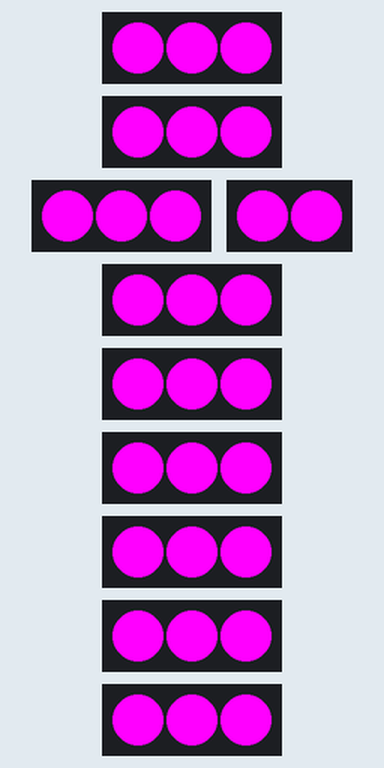
Simulated run of this sketch. Board: Arduino Uno, built with avr-gcc and run on an emulated ATmega328P. Shown: 9 × 3 RGB LEDs in strip order, left to right, 2 RGB LEDs in strip order, left to right. What the sketch prints to the serial monitor is not drawn.

Above: at 0.2 s.
At 1.7 s:
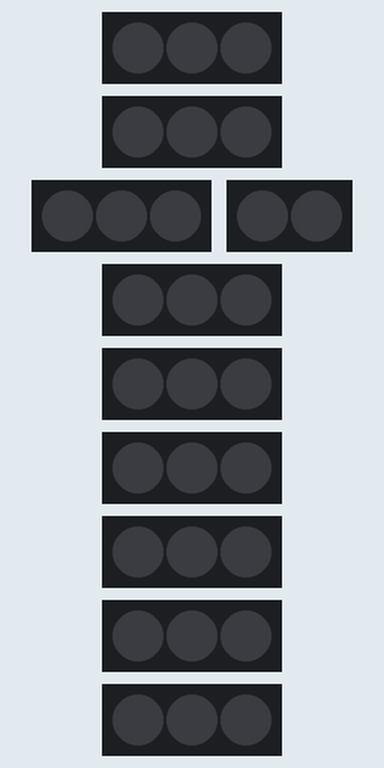
Timing chart, 0 to 3.0 s (numbered marks = the images above):
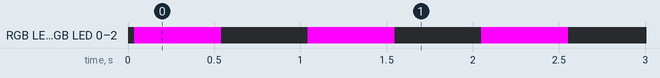

The sketch:

alphaGame.ino
```cpp
#include <CapacitiveSensor.h>
#include <Adafruit_NeoPixel.h>
#include "StopWatch.h"

#define pinPortA1 10
#define pinPortB1 13
#define pinPortC1 12
#define pinPortD1 11
#define pinPortE1 9

#define pinPortA2 7
#define pinPortB2 4
#define pinPortC2 5
#define pinPortD2 6
#define pinPortE2 8

const int numPixels = 3;

Adafruit_NeoPixel pixelA1 = Adafruit_NeoPixel(numPixels, pinPortA1, NEO_GRB + NEO_KHZ800);
Adafruit_NeoPixel pixelB1 = Adafruit_NeoPixel(numPixels, pinPortB1, NEO_GRB + NEO_KHZ800);
Adafruit_NeoPixel pixelC1 = Adafruit_NeoPixel(numPixels, pinPortC1, NEO_GRB + NEO_KHZ800);
Adafruit_NeoPixel pixelD1 = Adafruit_NeoPixel(2, pinPortD1, NEO_GRB + NEO_KHZ800);
Adafruit_NeoPixel pixelE1 = Adafruit_NeoPixel(numPixels, pinPortE1, NEO_GRB + NEO_KHZ800);

Adafruit_NeoPixel pixelA2 = Adafruit_NeoPixel(numPixels, pinPortA2, NEO_GRB + NEO_KHZ800);
Adafruit_NeoPixel pixelB2 = Adafruit_NeoPixel(numPixels, pinPortB2, NEO_GRB + NEO_KHZ800);
Adafruit_NeoPixel pixelC2 = Adafruit_NeoPixel(numPixels, pinPortC2, NEO_GRB + NEO_KHZ800);
Adafruit_NeoPixel pixelD2 = Adafruit_NeoPixel(numPixels, pinPortD2, NEO_GRB + NEO_KHZ800);
Adafruit_NeoPixel pixelE2 = Adafruit_NeoPixel(numPixels, pinPortE2, NEO_GRB + NEO_KHZ800);

CapacitiveSensor   grebA1 = CapacitiveSensor(39,33);
CapacitiveSensor   grebB1 = CapacitiveSensor(39,22);
CapacitiveSensor   grebC1 = CapacitiveSensor(39,27);
CapacitiveSensor   grebD1 = CapacitiveSensor(39,28);
CapacitiveSensor   grebE1 = CapacitiveSensor(39,34);

CapacitiveSensor   grebA2 = CapacitiveSensor(39,51);
CapacitiveSensor   grebB2 = CapacitiveSensor(39,40);
CapacitiveSensor   grebC2 = CapacitiveSensor(39,45);
CapacitiveSensor   grebD2 = CapacitiveSensor(39,46);
CapacitiveSensor   grebE2 = CapacitiveSensor(39,52);

int light = 255;

// algoritme, tre globale variable for hvert greb

long preA1;
long prepreA1;
long avrA1;
boolean resultA1 = false;
boolean flagA1 = true;

long preB1;
long prepreB1;
long avrB1;
boolean resultB1 = false;
boolean flagB1 = true;

long preC1;
long prepreC1;
long avrC1;
boolean resultC1 = false;
boolean flagC1 = true;

long preD1;
long prepreD1;
long avrD1;
boolean resultD1 = false;
boolean flagD1 = true;

long preE1;
long prepreE1;
long avrE1;
boolean resultE1 = false;
boolean flagE1 = true;

long preA2;
long prepreA2;
long avrA2;
boolean resultA2 = false;
boolean flagA2 = true;

long preB2;
long prepreB2;
long avrB2;
boolean resultB2 = false;
boolean flagB2 = true;

long preC2;
long prepreC2;
long avrC2;
boolean resultC2 = false;
boolean flagC2 = true;

long preD2;
long prepreD2;
long avrD2;
boolean resultD2 = false;
boolean flagD2 = true;

long preE2;
long prepreE2;
long avrE2;
boolean resultE2 = false;
boolean flagE2 = true;

// sensor value
// sensor value
long Ai; long Bi; long Ci; long Di; long Ei;
long Aii; long Bii; long Cii; long Dii; long Eii;

int sensivity = 1;

// game
boolean turn = true;
int count=0;

void setup()
{
   Serial.begin(9600);
   pixelA1.begin();
   pixelB1.begin();
   pixelC1.begin();
   pixelD1.begin();
   pixelE1.begin();
   pixelA2.begin();
   pixelB2.begin();
   pixelC2.begin();
   pixelD2.begin();
   pixelE2.begin();

   allLightsOff();
}


void loop(){

      Ai = grebA1.capacitiveSensor(sensivity);
      Bi = grebB1.capacitiveSensor(30);
      Ci = grebC1.capacitiveSensor(30);
      Di = grebD1.capacitiveSensor(30);
      Ei = grebE1.capacitiveSensor(30);

      Aii = grebA2.capacitiveSensor(30);
      Bii = grebB2.capacitiveSensor(30);
      Cii = grebC2.capacitiveSensor(30);
      Dii = grebD2.capacitiveSensor(sensivity);
      Eii = grebE2.capacitiveSensor(sensivity);

  if(turn==true){
    if(Ai > 1000){
      if(flagA1){
      lightA1(light,0,light);
      lightA2(0,light,0);
      check1();
      Serial.print("\n A1 touched");
      flagA1=false;
      flagA2=false;
      turn=false;
      count++;
      }
    }

    if(Bi > 1000){
      if(flagB1){
      lightB1(light,0,light);
      lightB2(0,light,0);
      check1();
      Serial.print("\n B1 touched");
      flagB1=false;
      flagB2=false;
      turn=false;
      count++;
      }
    }

   if(Ci > 600){
      if(flagC1){
      lightC1(light,0,light);
      lightC2(0,light,0);
      check1();
      Serial.print("\n C1 touched");
      flagC1=false;
      flagC2=false;
      turn=false;
      count++;
      }
    }

   if(Di > 600){
      if(flagD1){
      lightD1(light,0,light);
      lightD2(0,light,0);
      check1();
      Serial.print("\n D1 touched");
      flagD1=false;
      flagD2=false;
      turn=false;
      count++;
      }
    }

    if(Ei > 600){
      if(flagE1){
        lightE1(light,0,light);
        lightE2(0,light,0);
        check1();
        Serial.print("\n E1 touched");
        flagE1=false;
        flagE2=false;
        turn=false;
        count++;
      }
    }
  }

// ----

  if(turn==false){
    if(Aii > 1000){
      if(flagA2){
      lightA2(light,0,light);
      lightA1(0,light,0);
      check2();
      Serial.print("\n A2 touched");
      flagA2=false;
      flagA1=false;
      turn=true;
      count++;
      }
    }

    if(Bii > 1000){
      if(flagB2){
      lightB2(light,0,light);
      lightB1(0,light,0);
      check2();
      Serial.print("\n B2 touched");
      flagB2=false;
      flagB1=false;
      turn=true;
      count++;
      }
    }

   if(Cii > 1000){
      if(flagC2){
      lightC2(light,0,light);
      lightC1(0,light,0);
      check2();
      Serial.print("\n C2 touched");
      flagC2=false;
      flagC1=false;
      turn=true;
      count++;
      }
    }

   if(D2touch()){
      if(flagD2){
      lightD2(light,0,light);
      lightD1(0,light,0);
      check2();
      Serial.print("\n D2 touched");
      flagD2=false;
      flagD1=false;
      turn=true;
      count++;
      }
    }

    if(Eii > 1000){
      if(flagE2){
        lightE2(light,0,light);
        lightC1(0,light,0);
        check2();
        Serial.print("\n E2 touched");
        flagE2=false;
        flagE1=false;
        turn=true;
        count++;
      }
    }
  }

  if(count==5){
    for(int i=0; i<10; i++){
      allLightsOn();
      delay(500);
      allLightsOff();
      delay(500);
    }
    count=0;
  }
}

// --- algoritme til gennemsnit


boolean D2touch(){
  boolean capFlag = false;

  if(Dii > 250 && Dii > avrD2*3){
    resultD2 = true;
  }

  if(capFlag==false){
    preD2 = Dii;
    capFlag=true;
  }
  if(capFlag==true){
    prepreD2=Dii;
    capFlag=false;
  }

  avrD2 = (preD2+prepreD2)/2;

  return resultD2;
}

// check lys

void check1(){
  if(flagA1==false){
    lightA1(light,0,light);
  }

  if(flagB1==false){
    lightB1(light,0,light);
  }

  if(flagC1==false){
    lightC1(light,0,light);
  }

  if(flagD1==false){
    lightD1(light,0,light);
  }

  if(flagE1==false){
    lightE1(light,0,light);
  }
}

void check2(){
  if(flagA2==false){
    lightA2(light,0,light);
  }

  if(flagB2==false){
    lightB2(light,0,light);
  }

  if(flagC2==false){
    lightC2(light,0,light);
  }

  if(flagD2==false){
    lightD2(light,0,light);
  }

  if(flagE2==false){
    lightE2(light,0,light);
  }
}

// ------ lys

void lightA1(int r, int g, int b){
     for(int i=0;i<numPixels;i++){
        pixelA1.setPixelColor(i, pixelA1.Color(r,g,b));
      }
      pixelA1.show();
}

void lightB1(int r, int g, int b){
     for(int i=0;i<numPixels;i++){
        pixelB1.setPixelColor(i, pixelB1.Color(r,g,b));
      }
      pixelB1.show();
}

void lightC1(int r, int g, int b){
     for(int i=0;i<numPixels;i++){
        pixelC1.setPixelColor(i, pixelC1.Color(r,g,b));
      }
      pixelC1.show();
}

void lightD1(int r, int g, int b){
     for(int i=0;i<2;i++){
        pixelD1.setPixelColor(i, pixelD1.Color(r,g,b));
      }
      pixelD1.show();
}

void lightE1(int r, int g, int b){
     for(int i=0;i<numPixels;i++){
        pixelE1.setPixelColor(i, pixelE1.Color(r,g,b));
      }
      pixelE1.show();
}

void lightA2(int r, int g, int b){
     for(int i=0;i<numPixels;i++){
        pixelA2.setPixelColor(i, pixelA2.Color(r,g,b));
      }
      pixelA2.show();
}

void lightB2(int r, int g, int b){
     for(int i=0;i<numPixels;i++){
        pixelB2.setPixelColor(i, pixelB2.Color(r,g,b));
      }
      pixelB2.show();
}

void lightC2(int r, int g, int b){
     for(int i=0;i<numPixels;i++){
        pixelC2.setPixelColor(i, pixelC2.Color(r,g,b));
      }
      pixelC2.show();
}

void lightD2(int r, int g, int b){
     for(int i=0;i<numPixels;i++){
        pixelD2.setPixelColor(i, pixelD2.Color(r,g,b));
      }
      pixelD2.show();
}

void lightE2(int r, int g, int b){
     for(int i=0;i<numPixels;i++){
        pixelE2.setPixelColor(i, pixelE2.Color(r,g,b));
      }
      pixelE2.show();
}

void allLightsOn(){
   lightA1(light,0,light);
   lightB1(light,0,light);
   lightC1(light,0,light);
   lightD1(light,0,light);
   lightE1(light,0,light);
   lightA2(light,0,light);
   lightB2(light,0,light);
   lightC2(light,0,light);
   lightD2(light,0,light);
   lightE2(light,0,light);
}

void allLightsOff(){
   lightA1(0,0,0);
   lightB1(0,0,0);
   lightC1(0,0,0);
   lightD1(0,0,0);
   lightE1(0,0,0);
   lightA2(0,0,0);
   lightB2(0,0,0);
   lightC2(0,0,0);
   lightD2(0,0,0);
   lightE2(0,0,0);
}
```

Measured:
- by itself, RGB LED 0–2, RGB LED 0–2, RGB LED 0–2, RGB LED 0, RGB LED 1, RGB LED 0–2, RGB LED 0–2, RGB LED 0–2, RGB LED 0–2, RGB LED 0–2, RGB LED 0–2: alternates RGB(255, 0, 255) for 0.50 s and off for 0.50 s, 20 changes in all, then stays off
